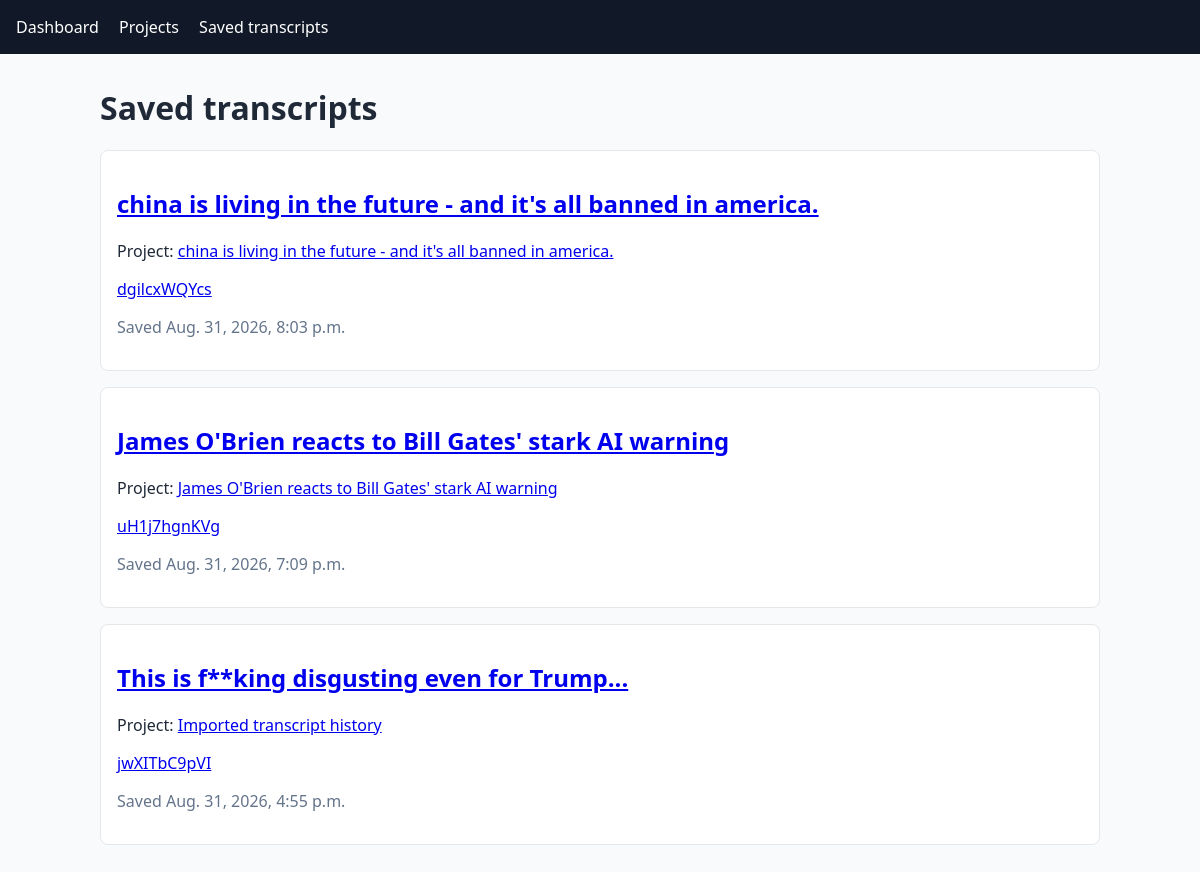
Page /transcripts/ (signed in) on the committed database.
### scraper/models.py (models this page shows, shortened)
class SourceVideo(models.Model):
    class TranscriptStatus(models.TextChoices):
        PENDING = "pending", "Pending"
        FETCHING = "fetching", "Fetching"
        COMPLETED = "completed", "Completed"
        FAILED = "failed", "Failed"
    project = models.ForeignKey(VideoProject, on_delete=models.CASCADE, related_name="source_videos")
    youtube_url = models.URLField()
    youtube_video_id = models.CharField(max_length=11, validators=[youtube_id_validator])
    title = models.CharField(max_length=255)
    channel = models.CharField(max_length=255, blank=True)
    duration = models.PositiveIntegerField(null=True, blank=True)
    thumbnail_url = models.URLField(blank=True)
    transcript_status = models.CharField(
        max_length=20,
        choices=TranscriptStatus.choices,
        default=TranscriptStatus.PENDING,
    )
    legacy_scraped_video_id = models.PositiveBigIntegerField(
        null=True,
        blank=True,
        unique=True,
        editable=False,
    )
    created_at = models.DateTimeField(auto_now_add=True)
    updated_at = models.DateTimeField(auto_now=True)
    class Meta:
        ordering = ["-created_at"]
        constraints = [
            models.UniqueConstraint(
                fields=["project", "youtube_video_id"],
                name="unique_project_youtube_video",
            ),
        ]
        indexes = [
            models.Index(fields=["project", "-created_at"], name="source_project_saved_idx"),
        ]

class VideoProject(models.Model):
    class Status(models.TextChoices):
        DRAFT = "draft", "Draft"
        TRANSCRIPT_READY = "transcript_ready", "Transcript ready"
        APPROVED = "approved", "Approved"
        ARCHIVED = "archived", "Archived"
        FAILED = "failed", "Failed"
    owner = models.ForeignKey(
        settings.AUTH_USER_MODEL,
        on_delete=models.PROTECT,
        related_name="video_projects",
    )
    title = models.CharField(max_length=255)
    description = models.TextField(blank=True)
    expected_duration = models.PositiveIntegerField(null=True, blank=True)
    status = models.CharField(max_length=20, choices=Status.choices, default=Status.DRAFT)
    is_locked = models.BooleanField(default=False)
    created_at = models.DateTimeField(auto_now_add=True)
    updated_at = models.DateTimeField(auto_now=True)
    approved_at = models.DateTimeField(null=True, blank=True)
    archived_at = models.DateTimeField(null=True, blank=True)
    locked_at = models.DateTimeField(null=True, blank=True)
    class Meta:
        ordering = ["-updated_at"]
        indexes = [models.Index(fields=["owner", "status"], name="project_owner_status_idx")]

### scraper/views.py (the view)
# urls.py: path("transcripts/", scraper_views.source_video_list, name="source_video_list"),
@login_required
def source_video_list(request):
    source_videos = source_queryset_for(request.user).order_by("-created_at")
    return render(request, "scraper/scraped_video_list.html", {"source_videos": source_videos})

### scraper/views.py (called while the page is built)
def source_queryset_for(user):
    queryset = SourceVideo.objects.select_related("project", "project__owner")
    return queryset if user.is_staff or user.is_superuser else queryset.filter(project__owner=user)

### scraper/templates/scraper/scraped_video_list.html (shortened to what this page needs)
{% extends "scraper/base.html" %}
{% block content %}
<h1>Saved transcripts</h1>
{% for source in source_videos %}
    <article class="card">
        <h2><a href="{% url 'transcript_detail' source.pk %}">{{ source.title }}</a></h2>
        <p>Project: <a href="{% url 'project_detail' source.project.pk %}">{{ source.project.title }}</a></p>
        <p><a href="{{ source.youtube_url }}">{{ source.youtube_video_id }}</a></p>
        <p class="muted">Saved {{ source.created_at }}</p>
    </article>
{% empty %}<p>No saved transcripts.</p>{% endfor %}
{% endblock %}

### scraper/templates/scraper/base.html (style rules this page uses)
body { font-family: system-ui, sans-serif; margin: 0; color: #1f2937; background: #f8fafc; }
.card { background: white; border: 1px solid #e5e7eb; border-radius: .5rem; padding: 1rem; margin: 1rem 0; }
.muted { color: #64748b; }

### rows in the picture
SourceVideo: title "china is living in the future - and it's all banned in america.", project "china is living in the future - and it's all banned in america.", youtube_video_id "dgilcxWQYcs", created_at "Aug. 31, 2026, 8:03 p.m."
SourceVideo: title "James O'Brien reacts to Bill Gates' stark AI warning", project "James O'Brien reacts to Bill Gates' stark AI warning", youtube_video_id "uH1j7hgnKVg", created_at "Aug. 31, 2026, 7:09 p.m."
SourceVideo: title "This is f**king disgusting even for Trump...", project "Imported transcript history", youtube_video_id "jwXITbC9pVI", created_at "Aug. 31, 2026, 4:55 p.m."
